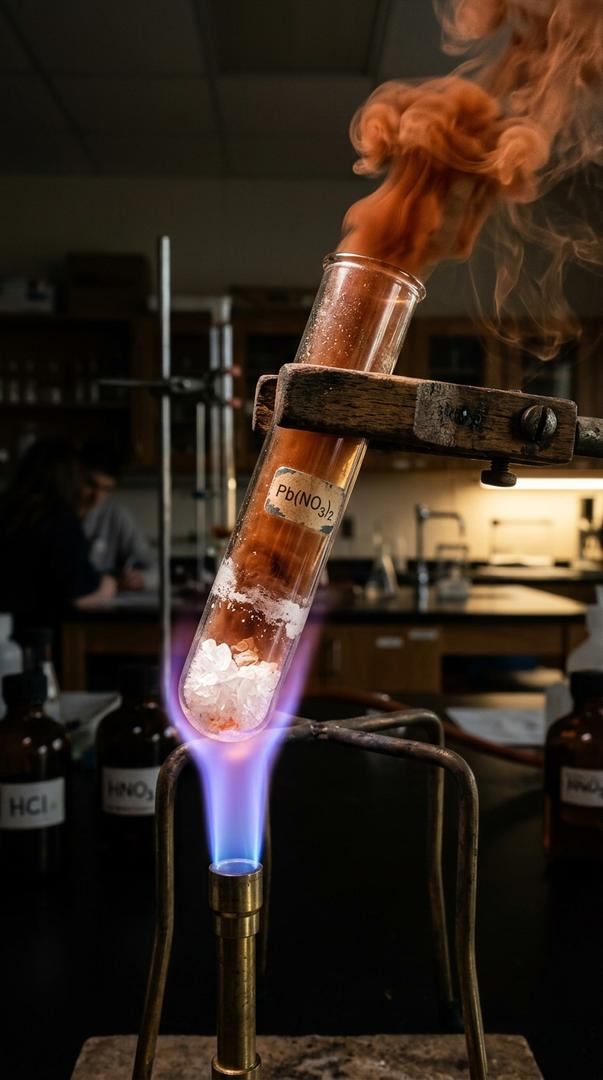
#> input picture experiments/activity_1_6_lead_nitrate/images/01_hook_brown_fumes.jpg, 603 x 1080 px
$ python generate_thumbnails.py
#> lines starting #> are read from the running program, lines starting #| are printed output that depends on the picture
#!/usr/bin/env python3
"""
Viral Thumbnail Generator for CBSE Class 10 Activity 1.6:
Thermal Decomposition of Lead Nitrate (Pb(NO3)2).
Generates:
1. 9:16 Vertical Thumbnail (1080x1920) for YouTube Shorts shelf & feed
2. 16:9 Landscape Thumbnail (1920x1080) for desktop & search results
Ensures strict visual matching to the hook visual.
"""

from pathlib import Path
from PIL import Image, ImageDraw, ImageFont, ImageEnhance

BASE_DIR = Path(__file__).resolve().parent
IMG_DIR = BASE_DIR / "images"
OUT_DIR = BASE_DIR / "output"
OUT_DIR.mkdir(parents=True, exist_ok=True)
ARTIFACTS_DIR = Path(r"C:\Users\sunwa\.gemini\antigravity-cli\brain\af617f1a-1b38-4668-bb71-a1b954c9fee3")

def get_font(size: int, bold: bool = False):
    font_paths = [
        "C:/Windows/Fonts/segoeuib.ttf" if bold else "C:/Windows/Fonts/segoeui.ttf",
        "C:/Windows/Fonts/arialbd.ttf" if bold else "C:/Windows/Fonts/arial.ttf",
    ]
    for p in font_paths:
        if Path(p).exists():
            return ImageFont.truetype(p, size)
    return ImageFont.load_default()

def create_shorts_thumbnail():
    base = Image.open(IMG_DIR / "01_hook_brown_fumes.jpg").convert("RGBA").resize((1080, 1920), Image.Resampling.LANCZOS)
    enhancer = ImageEnhance.Contrast(base)
    base = enhancer.enhance(1.15)

    overlay = Image.new("RGBA", (1080, 1920), (0, 0, 0, 0))
#> overlay: PIL image 1080x1920 RGBA; every value is 0
    draw = ImageDraw.Draw(overlay)

    # Top dark vignette
    for y in range(480):
        alpha = int(220 * (1.0 - y / 480.0)**1.4)
        draw.line([(0, y), (1080, y)], fill=(10, 15, 26, alpha))

    # Bottom dark vignette
    for y in range(1480, 1920):
        alpha = int(230 * ((y - 1480) / 440.0)**1.2)
        draw.line([(0, y), (1080, y)], fill=(10, 15, 26, alpha))

    comp = Image.alpha_composite(base, overlay)
    hud = ImageDraw.Draw(comp)

    # Top Hook Card
    hud.rounded_rectangle([50, 110, 1030, 360], radius=28, fill=(16, 22, 36, 240), outline=(255, 82, 82, 230), width=4)
    hud.text((90, 138), "CBSE CLASS 10 • ACTIVITY 1.6", font=get_font(30, bold=True), fill=(255, 179, 0))
    hud.text((90, 185), "NEVER POINT THIS TUBE", font=get_font(50, bold=True), fill=(255, 255, 255))
    hud.text((90, 248), "AT ANYONE?!", font=get_font(68, bold=True), fill=(255, 82, 82))

    # Floating curiosity badge
    hud.rounded_rectangle([50, 380, 600, 440], radius=16, fill=(255, 179, 0, 245))
    hud.text((70, 392), "WHY DO WHITE CRYSTALS TURN BROWN?!", font=get_font(25, bold=True), fill=(10, 15, 26))

    # Bottom Takeaway Card
    hud.rounded_rectangle([50, 1580, 1030, 1830], radius=28, fill=(16, 22, 36, 240), outline=(0, 229, 255, 220), width=4)
    hud.text((90, 1605), "THERMAL DECOMPOSITION REACTION", font=get_font(26, bold=True), fill=(0, 229, 255))
    hud.text((90, 1648), "White Powder → Yellow PbO + Brown NO2 Fumes", font=get_font(36, bold=True), fill=(255, 255, 255))
    hud.text((90, 1702), "2Pb(NO3)2 → 2PbO + 4NO2 + O2 Gas", font=get_font(30, bold=True), fill=(255, 215, 0))
    hud.text((90, 1755), "Toxic Nitrogen Dioxide Gas • High-Yield Board Viva Question", font=get_font(22), fill=(190, 220, 240))

    out1 = OUT_DIR / "act16_thumbnail_shorts_916.jpg"
    out_art = ARTIFACTS_DIR / "act16_thumbnail_shorts_916.jpg"
    comp.convert("RGB").save(out1, quality=96)
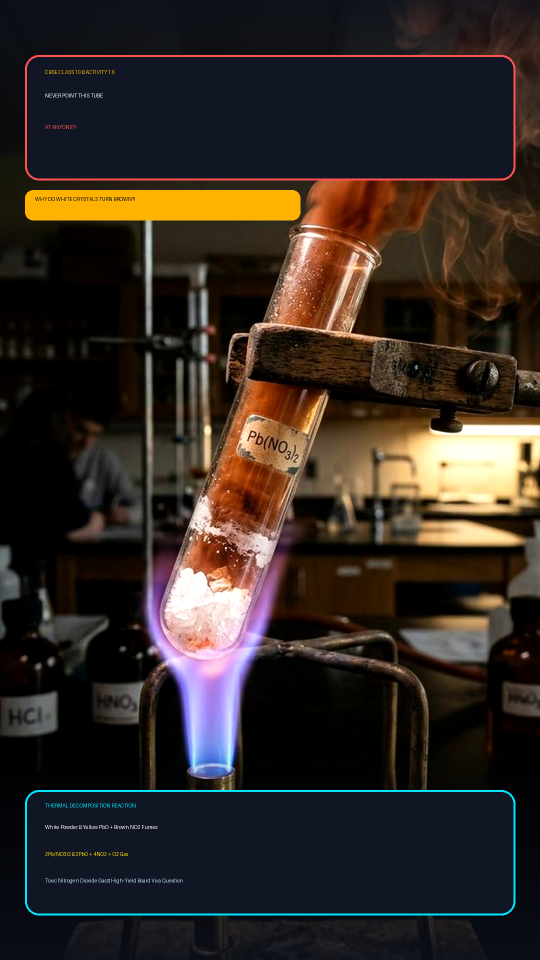
#> saved as act16_thumbnail_shorts_916.jpg: PIL image 1080x1920 RGB (shown at 1/2 size); mean R, G, B 50.8, 41.8, 36.6
    comp.convert("RGB").save(out_art, quality=96)
    print(f"Saved: {out1.name}")

def create_landscape_thumbnail():
    s1 = Image.open(IMG_DIR / "01_hook_brown_fumes.jpg").convert("RGBA")
    s3 = Image.open(IMG_DIR / "03_reaction_yellow_residue.jpg").convert("RGBA")
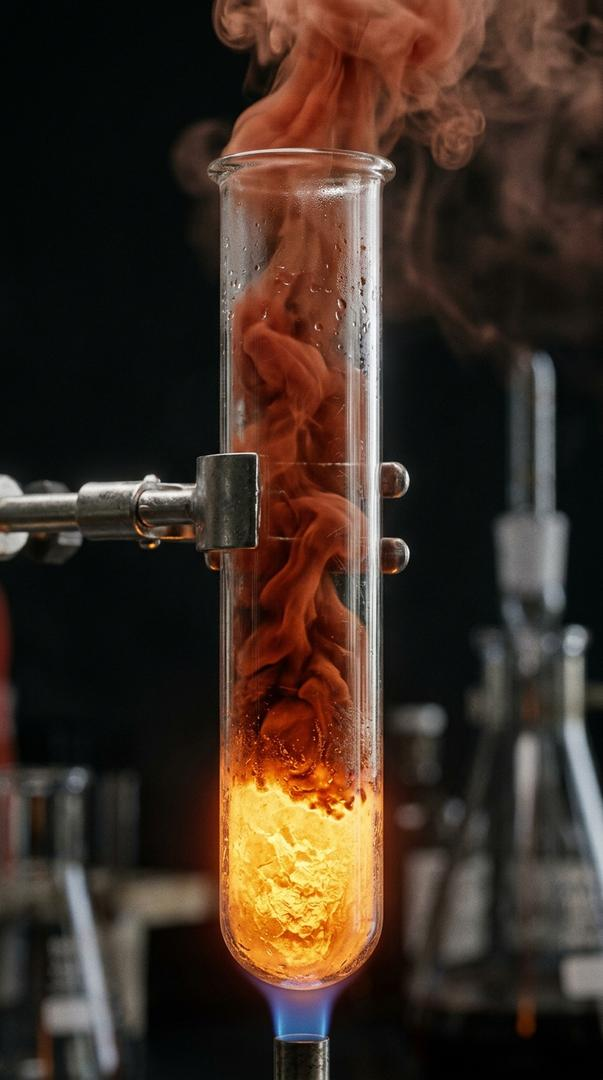
#> input picture experiments/activity_1_6_lead_nitrate/images/03_reaction_yellow_residue.jpg, 603 x 1080 px

    canvas = Image.new("RGBA", (1920, 1080), (12, 16, 26, 255))

    # Left visual: Flame & NO2 Plume Hook
    w1, h1 = s1.size
#> w1 = 603; h1 = 1080
    crop1 = s1.crop((0, int(h1 * 0.10), w1, int(h1 * 0.85))).resize((960, 1080), Image.Resampling.LANCZOS)
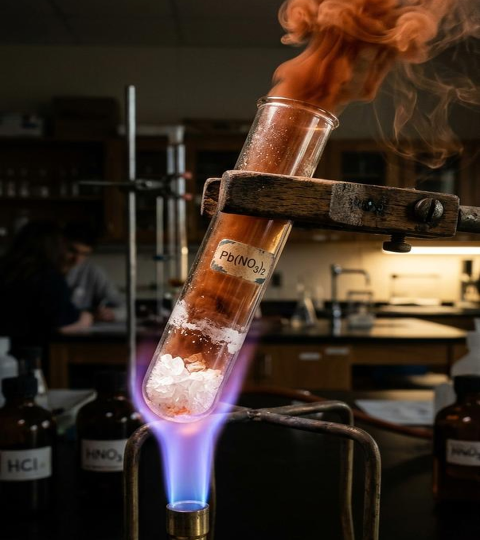
#> crop1: PIL image 960x1080 RGBA (shown at 1/2 size); mean R, G, B, A 59.6, 45, 34.7, 255
    canvas.paste(crop1, (0, 0))

    # Right visual: Macro Yellow Residue
    w3, h3 = s3.size
#> w3 = 603; h3 = 1080
    crop3 = s3.crop((0, int(h3 * 0.10), w3, int(h3 * 0.85))).resize((960, 1080), Image.Resampling.LANCZOS)
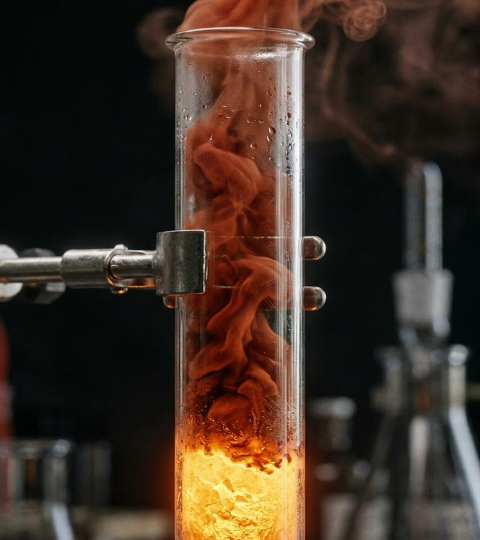
#> crop3: PIL image 960x1080 RGBA (shown at 1/2 size); mean R, G, B, A 64.5, 49.1, 38.5, 255
    canvas.paste(crop3, (960, 0))
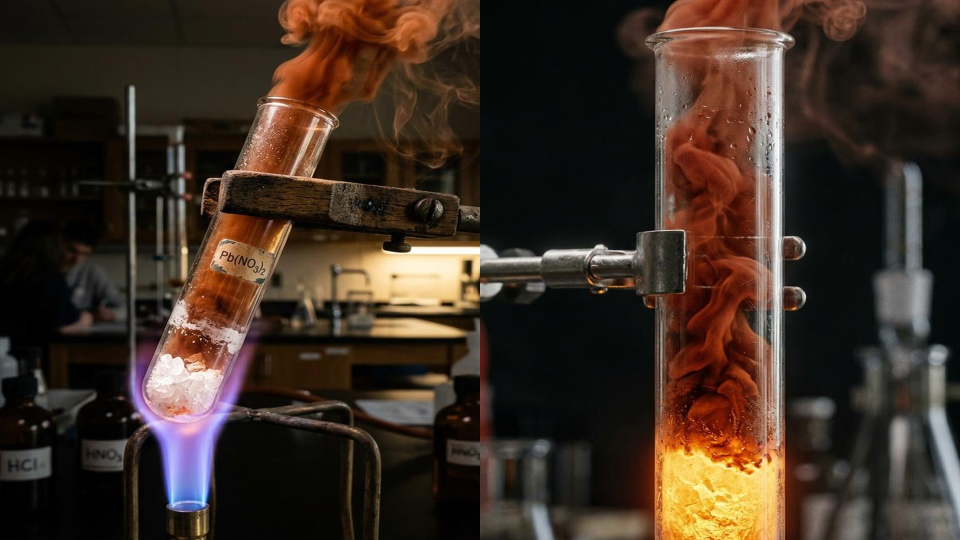
#> canvas: PIL image 1920x1080 RGBA (shown at 1/2 size); mean R, G, B, A 62, 47, 36.6, 255

    overlay = Image.new("RGBA", (1920, 1080), (0, 0, 0, 0))
#> overlay: PIL image 1920x1080 RGBA; every value is 0
    draw = ImageDraw.Draw(overlay)

    # Center blend line
    for x in range(920, 1000):
        alpha = int(180 * (1.0 - abs(x - 960) / 40.0))
        draw.line([(x, 0), (x, 1080)], fill=(12, 16, 26, alpha))

    # Dark header vignette
    for y in range(260):
        alpha = int(220 * (1.0 - y / 260.0)**1.3)
        draw.line([(0, y), (1920, y)], fill=(12, 16, 26, alpha))

    # Dark footer vignette
    for y in range(860, 1080):
        alpha = int(230 * ((y - 860) / 220.0)**1.2)
        draw.line([(0, y), (1920, y)], fill=(12, 16, 26, alpha))

    comp = Image.alpha_composite(canvas, overlay)
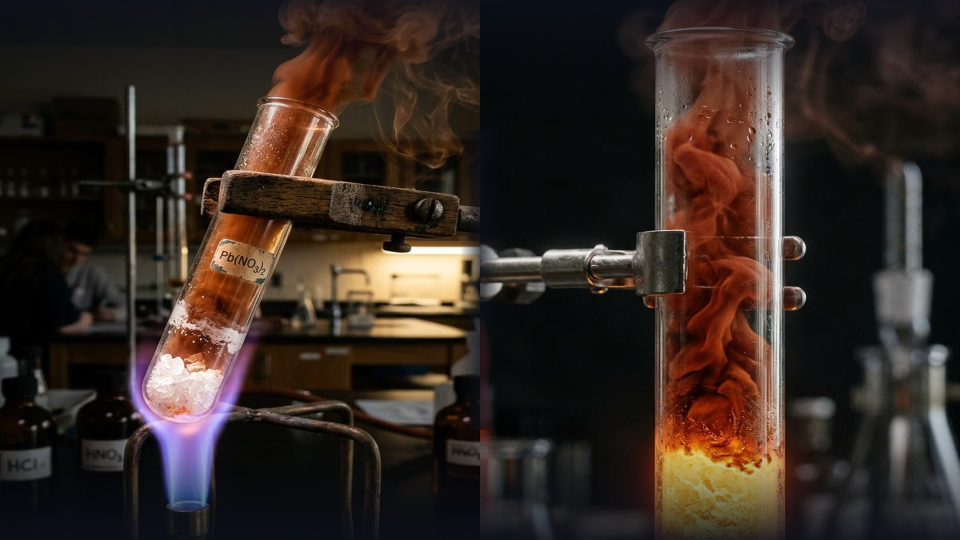
#> comp: PIL image 1920x1080 RGBA (shown at 1/2 size); mean R, G, B, A 52.4, 41.2, 35.2, 255
    hud = ImageDraw.Draw(comp)

    # Big Headline Card Left
    hud.rounded_rectangle([60, 60, 1100, 220], radius=24, fill=(16, 22, 36, 240), outline=(255, 82, 82, 220), width=3)
    hud.text((90, 80), "CBSE CLASS 10 SCIENCE • ACTIVITY 1.6", font=get_font(26, bold=True), fill=(255, 179, 0))
    hud.text((90, 122), "HEATING LEAD NITRATE: TOXIC BROWN FUMES!", font=get_font(42, bold=True), fill=(255, 255, 255))

    # Right Tag
    hud.rounded_rectangle([1520, 60, 1860, 140], radius=20, fill=(255, 179, 0, 245))
    hud.text((1545, 82), "EXAM SPECIAL", font=get_font(28, bold=True), fill=(12, 16, 26))

    # Bottom Equation Card
    hud.rounded_rectangle([60, 890, 1860, 1030], radius=24, fill=(16, 22, 36, 245), outline=(0, 229, 255, 220), width=3)
    hud.text((100, 915), "2Pb(NO3)2 (s) → 2PbO (s, Yellow) + 4NO2 (g, Brown Fumes) + O2 (g)", font=get_font(34, bold=True), fill=(255, 255, 255))
    hud.text((100, 968), "Thermal Decomposition • Decrepitation Crackle • Nitrogen Dioxide Gas", font=get_font(24), fill=(0, 229, 255))

    out2 = OUT_DIR / "act16_thumbnail_landscape_169.jpg"
    out2_art = ARTIFACTS_DIR / "act16_thumbnail_landscape_169.jpg"
    comp.convert("RGB").save(out2, quality=96)
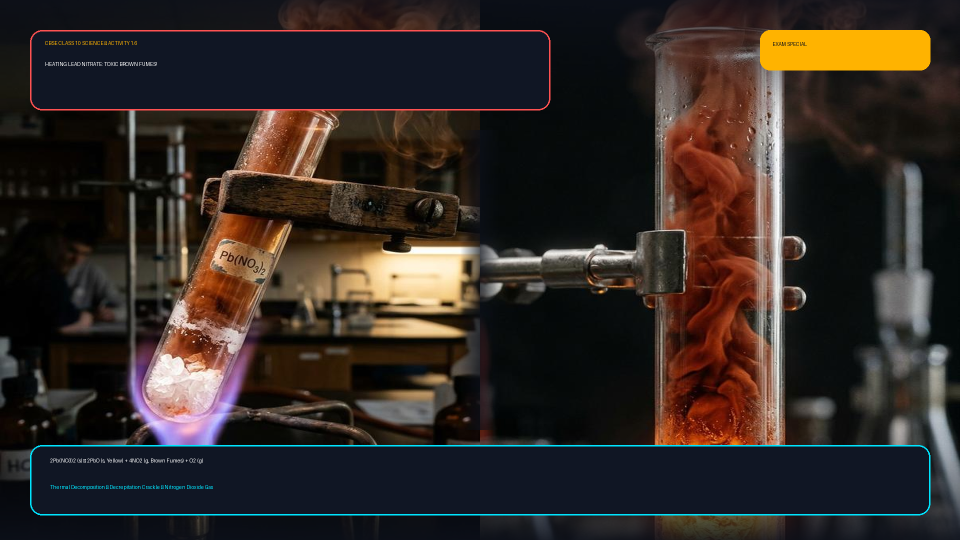
#> saved as act16_thumbnail_landscape_169.jpg: PIL image 1920x1080 RGB (shown at 1/2 size); mean R, G, B 50.3, 41.7, 37.4
    comp.convert("RGB").save(out2_art, quality=96)
    print(f"Saved: {out2.name}")

if __name__ == "__main__":
    create_shorts_thumbnail()
    create_landscape_thumbnail()
